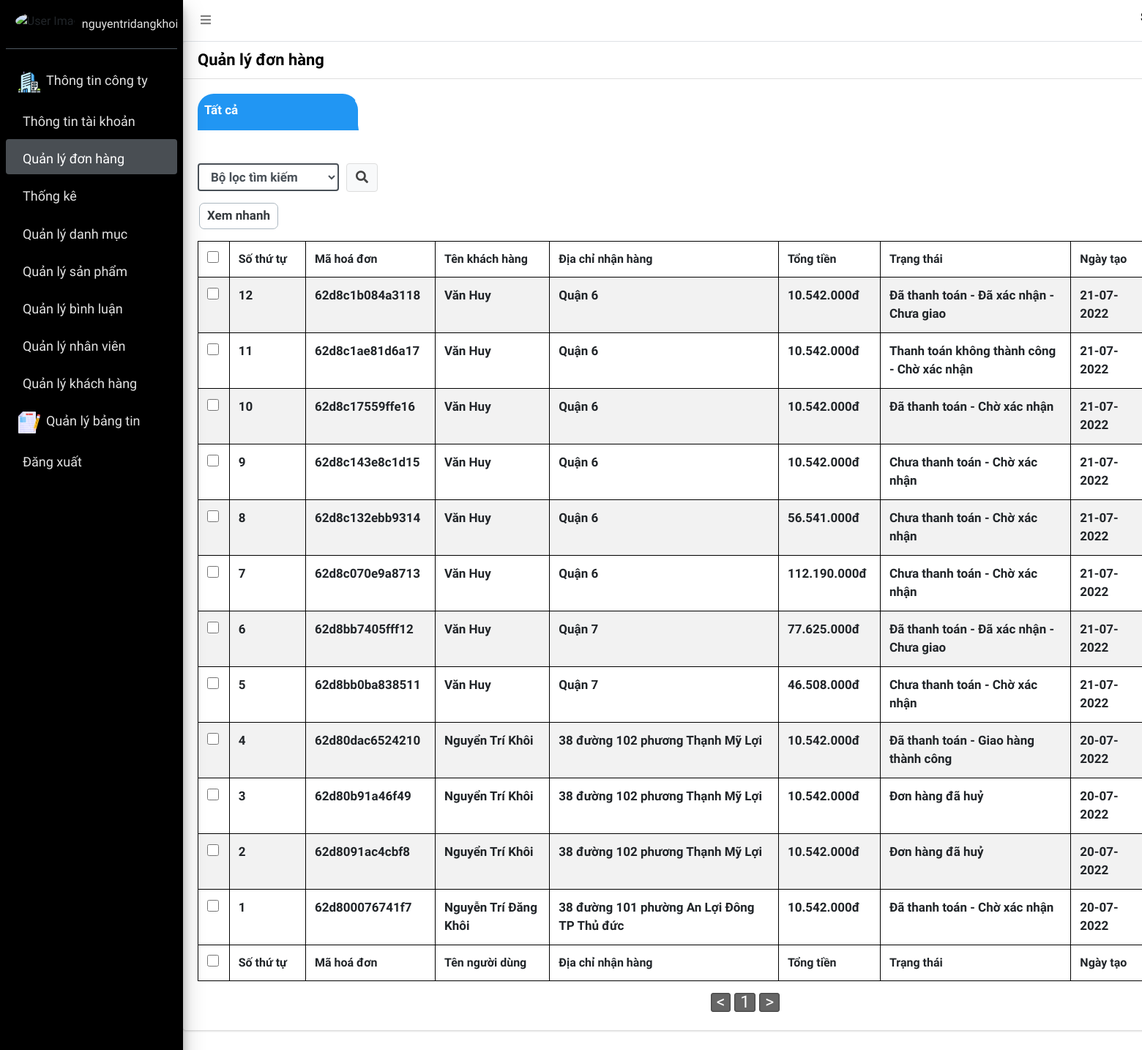
/admin/order_manage.php (signed in), run on the app's committed database.
### tables this page shows
CREATE TABLE IF NOT EXISTS `orders` (
  `id` int(11) NOT NULL AUTO_INCREMENT COMMENT 'Khoá chính tăng tự động dùng để phân biệt các dòng',
  `orders_code` varchar(255) NOT NULL COMMENT 'Mã đơn hàng',
  `customer_id` int(11) DEFAULT NULL COMMENT 'Khoá ngoại tham chieu bang user cot  id',
  `shipper_id` int(11) DEFAULT NULL COMMENT 'Khoá ngoại tham chiếu khoá chính user côt id (là shipper giao hàng)',
  `total` int(11) NOT NULL COMMENT 'Tổng tiên thanh toán',
  `payment_status_id` int(11) NOT NULL DEFAULT '3' COMMENT 'Tình trạng thanh toán cập nhật mới nhất',
  `delivery_status_id` int(11) NOT NULL DEFAULT '1' COMMENT 'Trạng thái giao hàng cập nhật mới nhất',
  `payment_method_id` int(11) NOT NULL DEFAULT '3' COMMENT 'Khoá ngoại tham chiếu khoá chính bảng payment_method cột id (là phương thức thanh toán momo,vietcombank,...)',
  `address` varchar(255) NOT NULL COMMENT 'Địa chỉ giao hàng',
  `delivery_date` date DEFAULT NULL COMMENT 'thời gian bắt đầu giao hàng (đơn hàng admin đăng ký cho shipper giao hàng)',
  `delivery_complete_date` datetime DEFAULT NULL COMMENT 'thời gian đơn hàng hoàn tất (có trạng thái là "Hoàn tất đơn hàng")',
  `is_cancel` int(11) NOT NULL DEFAULT '0' COMMENT 'đơn hàng đã bị huỷ',
  `created_at` datetime NOT NULL DEFAULT CURRENT_TIMESTAMP COMMENT 'Thời điểm dòng dữ liệu này insert vào bảng',
  `note` varchar(255) DEFAULT NULL COMMENT 'Ghi chú thông tin bổ sung thêm đơn hàng (phần ghi chú của khách hàng)',
  PRIMARY KEY (`id`),
  KEY `payment_method_id` (`payment_method_id`),
  KEY `shipper_id` (`shipper_id`),
  KEY `delivery_status_id` (`delivery_status_id`),
  KEY `payment_status_id` (`payment_status_id`),
  KEY `customer_id` (`customer_id`)
);

CREATE TABLE IF NOT EXISTS `user` (
  `id` int(11) NOT NULL AUTO_INCREMENT COMMENT 'Khoá chính tăng tự động để phân biệt các dòng',
  `type` varchar(255) NOT NULL COMMENT 'admin | officer | shipper | customer',
  `full_name` varchar(255) NOT NULL COMMENT 'Tên đầy đủ',
  `email` varchar(255) NOT NULL COMMENT 'Email liên hệ',
  `phone` varchar(255) NOT NULL COMMENT 'Số điện thoại',
  `address` varchar(255) DEFAULT NULL COMMENT 'Địa chỉ',
  `birthday` datetime NOT NULL COMMENT 'Ngày sinh',
  `img_name` varchar(255) DEFAULT NULL COMMENT 'lưu đường dẫn ảnh đại diện',
  `password` varchar(255) NOT NULL COMMENT 'Mật khẩu',
  `paging` int(11) DEFAULT '5' COMMENT 'Phân trang (cấu hình phân trang cho mỗi bảng quản lý)',
  `created_at` datetime NOT NULL DEFAULT CURRENT_TIMESTAMP COMMENT 'Thời điểm insert dòng dữ liệu này vào bảng',
  `is_lock` int(11) NOT NULL DEFAULT '0' COMMENT 'Mang 2 giá trị : 0: Chưa khoá ng dùng, 1: đã khoá ng dùng',
  `is_delete` int(11) NOT NULL DEFAULT '0' COMMENT 'Đã xoá (1: xoá rồi,0: Chưa xoá)',
  PRIMARY KEY (`id`)
);

CREATE TABLE IF NOT EXISTS `payment_status` (
  `id` int(11) NOT NULL AUTO_INCREMENT,
  `payment_status_name` varchar(255) NOT NULL,
  `is_delete` int(11) NOT NULL DEFAULT '0',
  `created_at` datetime NOT NULL DEFAULT CURRENT_TIMESTAMP,
  PRIMARY KEY (`id`)
);

CREATE TABLE IF NOT EXISTS `delivery_status` (
  `id` int(11) NOT NULL AUTO_INCREMENT,
  `delivery_status_name` varchar(255) DEFAULT NULL,
  `created_at` datetime NOT NULL DEFAULT CURRENT_TIMESTAMP,
  PRIMARY KEY (`id`)
);

### admin/order_manage.php (the view, shortened to what the rows shown need)
<?php
    if(is_get_method()) {
        include_once("include/head.meta.php");
        $where = "where 1=1 and u.type='customer' ";
        $order_by = "Order by o.id desc";
        $where .= " $order_by";
?>
<div class="container-wrapper" style="margin-left:250px;">
  <div class="container-fluid">
    <section class="content">
        <div class="row">
          <div class="col-12">
            <div class="card">
              <div class="card-body ok-game-start">
                  <div id="load-all">
                    <link rel="stylesheet" href="css/tab.css">
                    <div id="is-load">
                      <div class="table-game-start">
                      <table id="table-order_manage" class="table table-bordered table-striped">
                        <thead>
                          <tr style="cursor:pointer;">
                            <th style="width:20px !important;">
                                <input style="width:16px;height:16px;cursor:pointer" type="checkbox" name="check_all" id="" onchange="checkedAll()">
                            </th>
                            <th class="th-so-thu-tu" style='width:100px'>Số thứ tự <span class="sort ml-10"><i class="sort-asc fas fa-arrow-up"></i><i class="sort-desc fas fa-arrow-down"></i></span></th>
                            <th class="th-ma-hoa-don w-120">Mã hoá đơn <span class="sort ml-10"><i class="sort-asc fas fa-arrow-up"></i><i class="sort-desc fas fa-arrow-down"></i></span></th>
                            <th class="th-ten-khach-hang w-150">Tên khách hàng <span class="sort ml-10"><i class="sort-asc fas fa-arrow-up"></i><i class="sort-desc fas fa-arrow-down"></i></span></th>
                            <th class="th-dia-chi-nhan-hang w-300">Địa chỉ nhận hàng <span class="sort ml-10"><i class="sort-asc fas fa-arrow-up"></i><i class="sort-desc fas fa-arrow-down"></i></span></th>
                            <th class="th-tong-tien w-100">Tổng tiền <span class="sort ml-10"><i class="sort-asc fas fa-arrow-up"></i><i class="sort-desc fas fa-arrow-down"></i></span></th>
                            <th class="th-tinh-trang-thanh-toan" style="width:250px;">Trạng thái <span class="sort ml-10"><i class="sort-asc fas fa-arrow-up"></i><i class="sort-desc fas fa-arrow-down"></i></span></th>
                            <th class="th-ngay-tao w-100">Ngày tạo <span class="sort ml-10"><i class="sort-asc fas fa-arrow-up"></i><i class="sort-desc fas fa-arrow-down"></i></span></th>
                          </tr>
                        </thead>
                        <?php
                          $page = isset($_REQUEST['page']) && is_numeric($_REQUEST['page']) && $_REQUEST['page'] > 0 ? $_REQUEST['page'] : 1;
                          $limit = $_SESSION['paging'];
                          $start_page = $limit * ($page - 1);
                          $sql_get_total = "select count(*) as 'countt' from orders o inner join user u on o.customer_id = u.id $where";
                          $total = fetch(sql_query($sql_get_total))['countt'];
                        ?>
                        <tbody dt-parent-id dt-items="<?=$total;?>" dt-limit="<?=$limit;?>" dt-page="<?=$page?>" class="list-order">
                        <?php
                          $sql_get_order = "select o.id as 'o_id',o.is_cancel as 'o_is_cancel',o.delivery_status_id as 'o_delivery_status_id',o.address as 'o_address', o.orders_code,o.total,o.payment_status_id,
                          o.created_at as 'o_created_at',o.customer_id as 'o_customer_id',u.full_name,u.phone from orders o inner join user u on o.customer_id = u.id and u.type='customer' $where limit $start_page,$limit";
                          $rows = fetch_all(sql_query($sql_get_order));
                          $cnt = 0;
                          foreach($rows as $row) {
                        ?>
                          <tr id="<?=$row['o_id']?>">
                              <td>
                                <input style="width:16px;height:16px;cursor:pointer" value="<?=$row["o_id"];?>" data-shift="<?=$cnt?>" onclick="shiftCheckedRange()" type="checkbox" name="check_id<?=$row["o_id"];?>">
                              </td>
                              <td class="so-thu-tu"><?=$total - ($start_page + $cnt);?></td>
                              <td class="ma-hoa-don"><?=$row['orders_code']?></td>
                              <td class="ten-khach-hang"><?=$row['full_name']?></td>
                              <td class="dia-chi-nhan-hang"><?=$row['o_address']?></td>
                              <td class="tong-tien"><?=number_format($row['total'],0,"",".")."đ";?></td>
                              <td class="tinh-trang-thanh-toan">
                                <?php
                                  if($row['o_is_cancel'] == 1){
                                    echo "Đơn hàng đã huỷ";
                                  } else {
                                    $sql_get_payment_status = "select * from payment_status where id = " . $row['payment_status_id'];
                                    $res = fetch(sql_query($sql_get_payment_status));
                                    $sql_get_payment_status = "select * from delivery_status where id = " . $row['o_delivery_status_id'];
                                    $res2 = fetch(sql_query($sql_get_payment_status));
                                    echo $res['payment_status_name'] . " - " . $res2['delivery_status_name'];
                                  }
                                ?>
                              </td>
                              <td class="ngay-tao"><?=Date("d-m-Y",strtotime($row['o_created_at']));?></td>
                          </tr>
                        <?php
                            $cnt++;
                          }
                        ?>
                        </tbody>
                        <tfoot>
                          <tr>
                            <th style="width:20px !important;">
                              <input style="width:16px;height:16px;cursor:pointer" type="checkbox" name="check_all" id="" onchange="checkedAll()">
                            </th>
                            <th>Số thứ tự</th>
                            <th>Mã hoá đơn</th>
                            <th>Tên người dùng</th>
                            <th>Địa chỉ nhận hàng</th>
                            <th>Tổng tiền</th>
                            <th>Trạng thái</th>
                            <th>Ngày tạo</th>
                          </tr>
                        </tfoot>
                      </table>
                      </div>
                    </div>
                  </div>
              </div>
            </div>
          </div>
        </div>
    </section>
  </div>
</div>
<?php
    include_once("include/footer.php");
?>
<?php
    } else if (is_post_method()) {
        $id = isset($_REQUEST["id"]) ? $_REQUEST["id"] : null;
        $status = isset($_REQUEST["status"]) ? $_REQUEST["status"] : null;
        if($status == "active_payment") {
          $payment_id = isset($_REQUEST["payment_id"]) ? $_REQUEST["payment_id"] : null;
          $yn = isset($_REQUEST["yn"]) ? $_REQUEST["yn"] : null;
          if($yn == "n") {
            $sql_update = "update payment_method set is_active='1' where id = '$payment_id'";
          } else if($yn == "y") {
            $sql_update = "update payment_method set is_active='0' where id = '$payment_id'";
          }
          sql_query($sql_update);
          echo_json(["msg" => "ok","yn" => $yn]);
        } else if($status == "cancel_order") {
          $sql_cancel_order = "Update orders set is_cancel = '1' where id = '$id'";
          sql_query($sql_cancel_order);
          echo_json(["msg" => "ok","success" => "Bạn đã huỷ đơn hàng thành công"]);
        } else if($status == "cancel_more_order") {
          $list_id = isset($_REQUEST["list_id"]) ? $_REQUEST["list_id"] : null;
          $sql_cancel_more_order = "Update orders set is_cancel = '1' where id in ($list_id)";
          sql_query($sql_cancel_more_order);
          echo_json(["msg" => "ok","success" => "Bạn đã huỷ nhiều đơn hàng thành công"]);
        } else if($status == "give_order_to_shipper") {
          $shipper_id = isset($_REQUEST["shipper_id"]) ? $_REQUEST["shipper_id"] : null;
          $delivery_date = isset($_REQUEST["delivery_date"]) ? Date("Y-m-d",strtotime($_REQUEST["delivery_date"])) : null;
          $sql_give_order_to_shipper = "Update orders set shipper_id = '$shipper_id',delivery_date = '$delivery_date',delivery_status_id = '2' where id = '$id'";
          sql_query($sql_give_order_to_shipper);
          $sql_ins_history = "Insert into orders_delivery_status(order_id,delivery_status_id,reason) values(?,?,?)";
          sql_query($sql_ins_history,[$id,2,"Đơn hàng đã được chuyển cho shipper giao hàng ở trạng thái đã xác nhận"]);
          echo_json(["msg" => "ok","success" => "Đơn hàng đã được chuyển cho shipper xử lý thành công ở trạng thái đã xác nhận"]);
        } else if($status == "saveTabFilter") {
          $_SESSION['order_tab_id'] = isset($_SESSION['order_tab_id']) ? $_SESSION['order_tab_id'] + 1 : 1;
          $tab_name = isset($_SESSION['order_tab_id']) ? "tab_" . $_SESSION['order_tab_id'] : null;
          $tab_urlencode = isset($_REQUEST['tab_urlencode']) ? $_REQUEST['tab_urlencode'] : null;
          $tab_unique = uniqid("tab_");
          $_SESSION['order_manage_tab'] = isset($_SESSION['order_manage_tab']) ? $_SESSION['order_manage_tab'] : [];
          array_push($_SESSION['order_manage_tab'],[
             "tab_unique" => $tab_unique,
             "tab_name" => $tab_name,
             "tab_urlencode" => $tab_urlencode . "&tab_unique=$tab_unique",
          ]);
          echo_json(["msg" => "ok","tab_name" => $tab_name,"tab_index" => count($_SESSION['order_manage_tab']) - 1,"tab_urlencode" => $tab_urlencode . "&tab_unique=$tab_unique"]);
       } else if($status == "deleteTabFilter") {
          $index = isset($_REQUEST['index']) ? $_REQUEST['index'] : null;
          $is_active_2 = isset($_REQUEST['is_active_2']) ? $_REQUEST['is_active_2'] : null;
          array_splice($_SESSION['order_manage_tab'],$index,1);
          if(trim($is_active_2) == "") {
             echo_json(["msg" => "ok"]);
          }  else if($is_active_2 == 1) {
             if(array_key_exists($index,$_SESSION['order_manage_tab'])) {
                echo_json(["msg" => "ok","tab_urlencode" => $_SESSION['order_manage_tab'][$index]['tab_urlencode']]);
             } else if(array_key_exists($index - 1,$_SESSION['order_manage_tab'])){
                echo_json(["msg" => "ok","tab_urlencode" => $_SESSION['order_manage_tab'][$index - 1]['tab_urlencode']]);
             } else {
                echo_json(["msg" => "ok","tab_urlencode" => "order_manage.php?tab_unique=all"]);
             }
          }
       } else if($status == "changeTabNameFilter") {
          $index = isset($_REQUEST['index']) ? $_REQUEST['index'] : null;
          $new_tab_name = isset($_REQUEST['new_tab_name']) ? $_REQUEST['new_tab_name'] : null;
          $_SESSION['order_manage_tab'][$index]['tab_name'] = $new_tab_name;
          echo_json(["msg" => "ok","tab_urlencode" => $_SESSION['order_manage_tab'][$index]['tab_urlencode']]);
       } else if($status == "update_payment_status") {
        $order_id = isset($_REQUEST["order_id"]) ? $_REQUEST["order_id"] : null;
        $sql_update_payment_status = "Update orders set payment_status_id = 1 where id = $order_id";
        sql_query($sql_update_payment_status);
        echo_json(["msg" => "ok"]);
       }
    }
?>

### data on the page
orders: cnt "12", orders_code "62d8c1b084a3118", customer.full_name "Văn Huy", address "Quận 6", total "10.542.000", payment_status.payment_status_name "Đã thanh toán", delivery_status.delivery_status_name "Đã xác nhận - Chưa giao", created_at "21-07-2022"
orders: cnt "11", orders_code "62d8c1ae81d6a17", customer.full_name "Văn Huy", address "Quận 6", total "10.542.000", payment_status.payment_status_name "Thanh toán không thành công", delivery_status.delivery_status_name "Chờ xác nhận", created_at "21-07-2022"
orders: cnt "10", orders_code "62d8c17559ffe16", customer.full_name "Văn Huy", address "Quận 6", total "10.542.000", payment_status.payment_status_name "Đã thanh toán", delivery_status.delivery_status_name "Chờ xác nhận", created_at "21-07-2022"
orders: cnt "9", orders_code "62d8c143e8c1d15", customer.full_name "Văn Huy", address "Quận 6", total "10.542.000", payment_status.payment_status_name "Chưa thanh toán", delivery_status.delivery_status_name "Chờ xác nhận", created_at "21-07-2022"
orders: cnt "8", orders_code "62d8c132ebb9314", customer.full_name "Văn Huy", address "Quận 6", total "56.541.000", payment_status.payment_status_name "Chưa thanh toán", delivery_status.delivery_status_name "Chờ xác nhận", created_at "21-07-2022"
orders: cnt "7", orders_code "62d8c070e9a8713", customer.full_name "Văn Huy", address "Quận 6", total "112.190.000", payment_status.payment_status_name "Chưa thanh toán", delivery_status.delivery_status_name "Chờ xác nhận", created_at "21-07-2022"
orders: cnt "6", orders_code "62d8bb7405fff12", customer.full_name "Văn Huy", address "Quận 7", total "77.625.000", payment_status.payment_status_name "Đã thanh toán", delivery_status.delivery_status_name "Đã xác nhận - Chưa giao", created_at "21-07-2022"
orders: cnt "5", orders_code "62d8bb0ba838511", customer.full_name "Văn Huy", address "Quận 7", total "46.508.000", payment_status.payment_status_name "Chưa thanh toán", delivery_status.delivery_status_name "Chờ xác nhận", created_at "21-07-2022"
orders: cnt "4", orders_code "62d80dac6524210", customer.full_name "Nguyển Trí Khôi", address "38 đường 102 phương Thạnh Mỹ Lợi", total "10.542.000", payment_status.payment_status_name "Đã thanh toán", delivery_status.delivery_status_name "Giao hàng thành công", created_at "20-07-2022"
orders: cnt "3", orders_code "62d80b91a46f49", customer.full_name "Nguyển Trí Khôi", address "38 đường 102 phương Thạnh Mỹ Lợi", total "10.542.000", is_cancel "Đơn hàng đã huỷ", created_at "20-07-2022"
orders: cnt "2", orders_code "62d8091ac4cbf8", customer.full_name "Nguyển Trí Khôi", address "38 đường 102 phương Thạnh Mỹ Lợi", total "10.542.000", is_cancel "Đơn hàng đã huỷ", created_at "20-07-2022"
orders: cnt "1", orders_code "62d800076741f7", customer.full_name "Nguyễn Trí Đăng Khôi", address "38 đường 101 phường An Lợi Đông TP Thủ đức", total "10.542.000", payment_status.payment_status_name "Đã thanh toán", delivery_status.delivery_status_name "Chờ xác nhận", created_at "20-07-2022"
